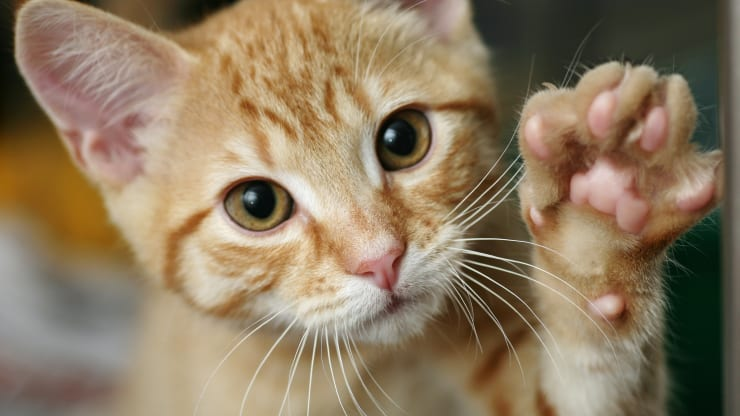
#> input picture cat.jpeg, 740 x 416 px
$ jupyter execute 0.4_Introduction_to_Matplotlib.ipynb   (shell and % lines are left out)
#> lines starting #> are read from the running program, lines starting #| are printed output that depends on the picture
## Introduction to Matplotlib

Matplotlib is a Python plotting library that can create a variety of different plots, such as
pcolormesh and contour plots. Py-ART uses Matplotlib to do its plotting.

First let's import Matplotlib's pyplot and numpy for use of creating test data.

[cell 1]
import matplotlib.pyplot as plt
import numpy as np

First lets create a simple line plot.

[cell 2]
x = np.array([0, 1, 2, 3, 4])
y = np.array([3, 5, 9, 1, 3])

[cell 3]
plt.plot(x, y)
plt.xlabel('Number of Pirates')
plt.ylabel('Number of Ninjas')
plt.show()
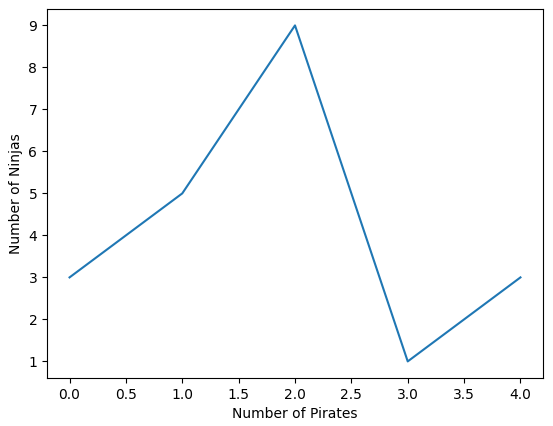
#> figure drawn by matplotlib, 1 panel

How about a pcolor plot?

[cell 4]
z = np.random.rand(15, 15)
plt.pcolor(z)
plt.show()
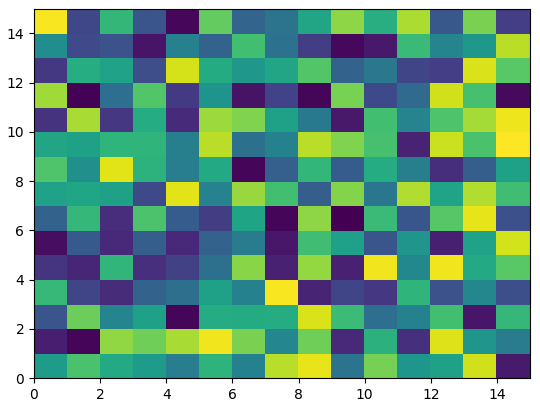
#> figure drawn by matplotlib, 1 panel

Now the great thing about matplotlib is that there are a variety of customization tools.
One such tool is the 'figure'. With this we can change the size of the plot, plus more.
plt has quite a few tools. We can save the figure, add a title, change the x and y limits
and more.

[cell 5]
fig = plt.figure(figsize=[5, 5])
plt.pcolor(z)
plt.xlim(2, 12)
plt.ylim(0, 10)
plt.title('My Awesome Plot!')
plt.show()
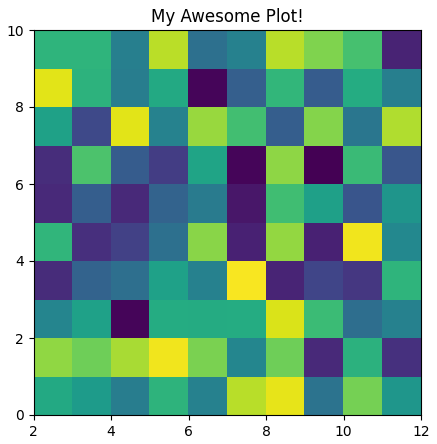
#> figure drawn by matplotlib, 1 panel
# plt.savefig('/home/me')

With axes, we can plot several figures in the same window by adding subplots.

[cell 6]
fig = plt.figure(figsize=[10, 8])
z = np.random.rand(10, 10)
x1 = np.random.rand(10)
x2 = np.random.rand(10)
y1 = np.random.rand(10)
y2 = np.random.rand(10)

ax1 = fig.add_subplot(311)
ax1.plot(x1, y1)

ax2 = fig.add_subplot(312)
ax2.plot(x2,y2)

ax3 = fig.add_subplot(313)
ax3.pcolor(x1, y1, z)

plt.show()
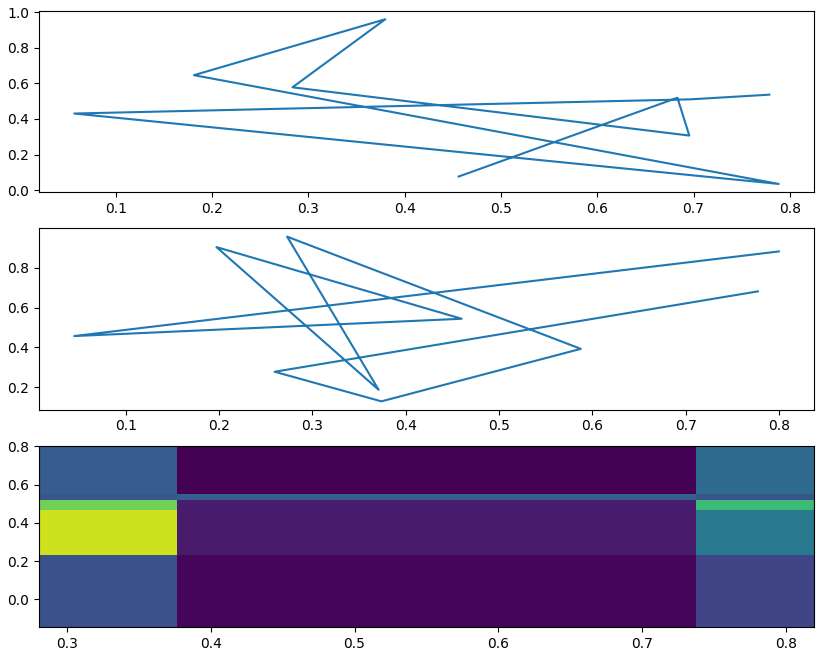
#> figure drawn by matplotlib, 3 panels

## Viewing images

You can even load images and do all sorts of manipulations on them! For example, to load an image we can do:

[cell 7]
image = plt.imread('cat.jpeg')
#> image is the input picture: shape (416, 740, 3); mean R, G, B 141.4, 122.9, 96.7
plt.imshow(image)

Let's make the kitty black and white! The array that is returned is a N x M x 3 array, where the first two dimensions are the length and width, and the third dimension is the red, green, and blue components of the image. We can find the magnitude of the array along the third axis using np.linalg.norm to get a greyscale image.

[cell 8]
grey_image = np.linalg.norm(image, axis=2)
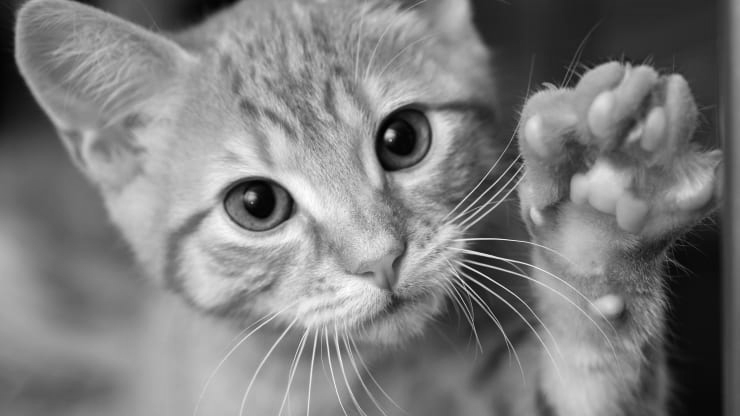
#> grey_image: shape (416, 740) float64; min 6.4, max 424.4, mean 212.3; drawn with min black and max white
plt.imshow(grey_image, cmap='Greys')

Let's invert the color map!

[cell 9]
grey_image = np.linalg.norm(image, axis=2)
plt.imshow(grey_image, cmap='Greys_r')

Let's get a little bit colorful!

[cell 10]
grey_image = np.linalg.norm(image, axis=2)
plt.imshow(grey_image, cmap='rainbow')

Let's flip the cat upside down! We would simply take the array and reverse the order of the second axis.

[cell 11]
image = plt.imread('cat.jpeg')
image = image[-1:0:-1, :, :]
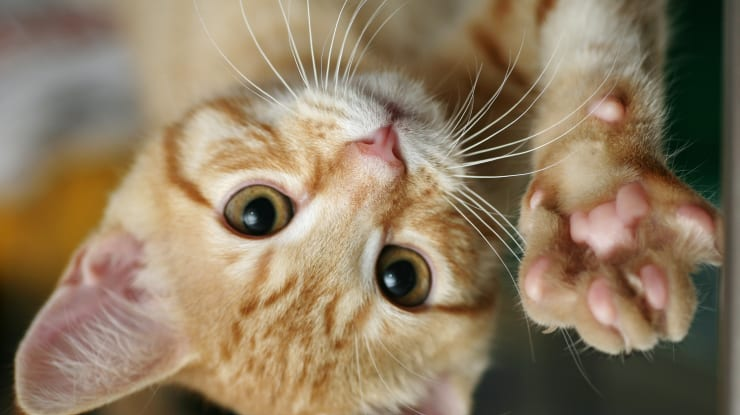
#> image: shape (415, 740, 3); mean R, G, B 141.5, 123, 96.8
plt.imshow(image)

[cell 12]
image = plt.imread('cat.jpeg')
plt.imshow(image[:, :, 0], cmap='Reds')
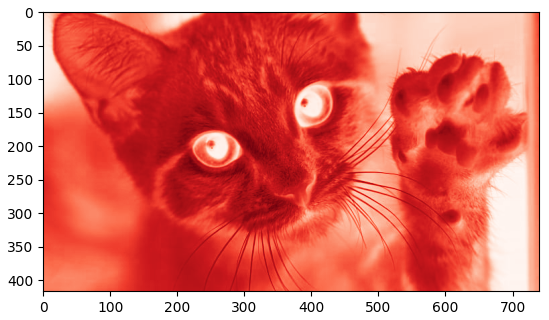
#> figure drawn by matplotlib, 1 panel

[cell 13]
image = plt.imread('cat.jpeg')
plt.imshow(image[:, :, 1], cmap='Greens')
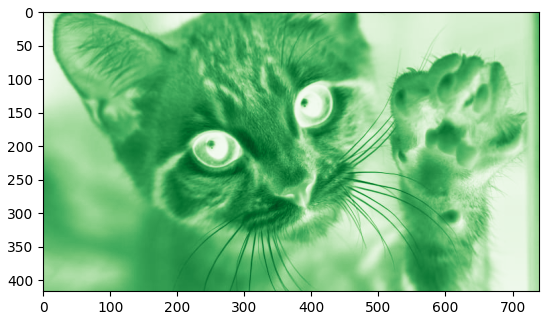
#> figure drawn by matplotlib, 1 panel

## Histogram statistics

Matplotlib can even be used to make bar charts! Let's plot a frequency histogram from an example dataset! For example, we have 30 test scores for the students in the class. The np.hist command will sort the scores into specified bins and create a bar graph.

[cell 14]
scores = np.array([100, 100, 100, 97, 97, 97, 94, 94, 90, 88,
                   86, 86, 83, 83, 79, 77, 75, 75, 73, 71,
                   68, 65, 63, 61, 55, 50, 49, 44, 40, 30])
plt.hist(scores, bins=np.linspace(0, 100, 25))
plt.xlabel('Test scores')
plt.ylabel('#')
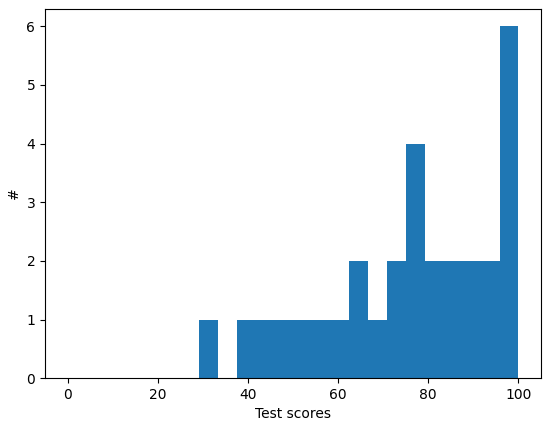
#> figure drawn by matplotlib, 1 panel; tallest bar 6 high, from x = 95.83 to 100

We can even group the scores by A, B, C, D, and F by customizing the bins.

[cell 15]
hist, bins = np.histogram(scores, bins=[0, 60, 70, 80, 90, 100])
plt.bar([1, 2, 3, 4, 5], height=hist)
plt.xticks([1, 2, 3, 4, 5], ['F', 'D', 'C', 'B', 'A'])
plt.xlabel('Grade')
plt.ylabel('Count')
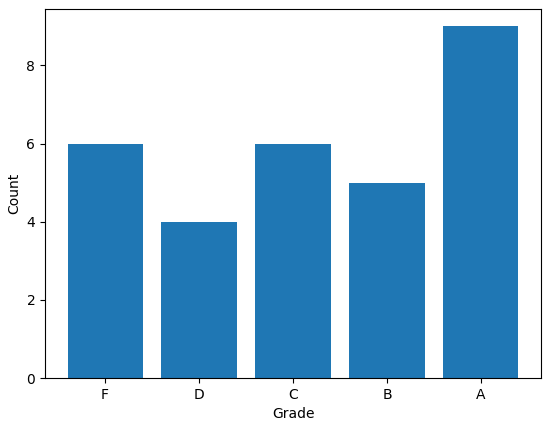
#> figure drawn by matplotlib, 1 panel; tallest bar 9 high, from x = 4.6 to 5.4
